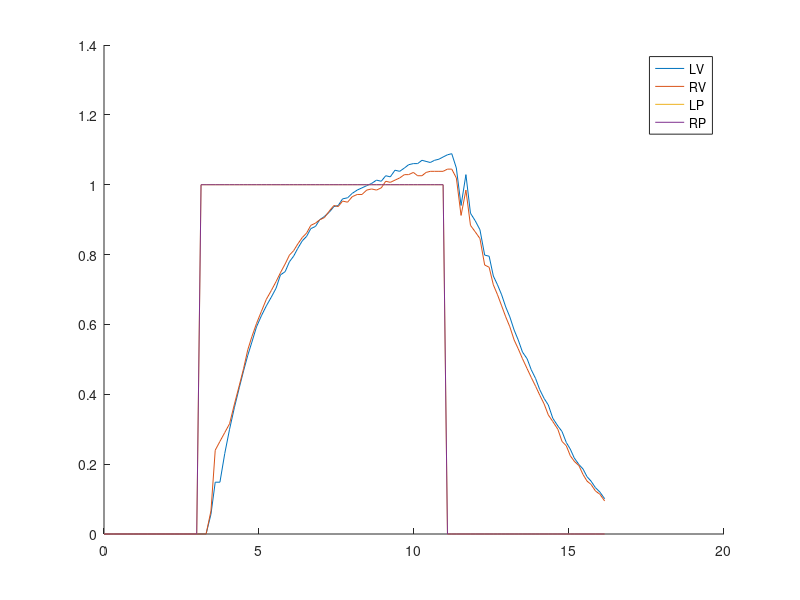
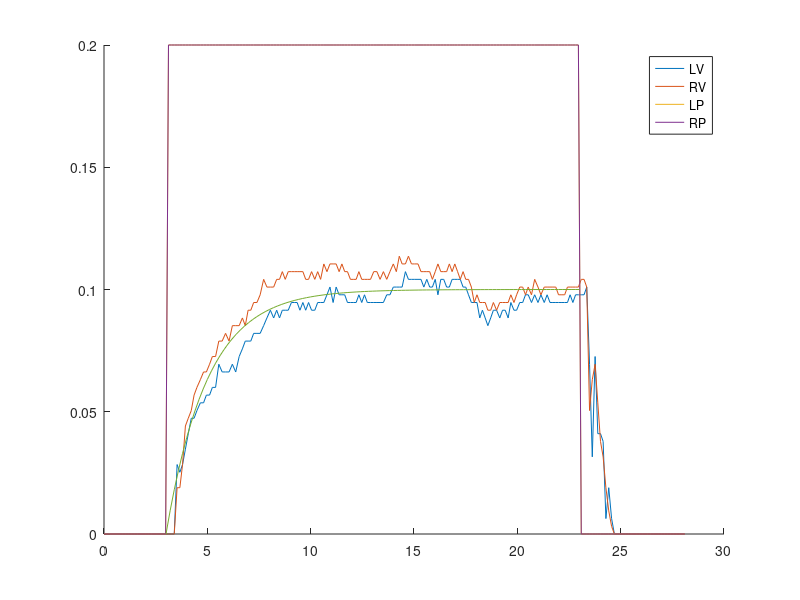
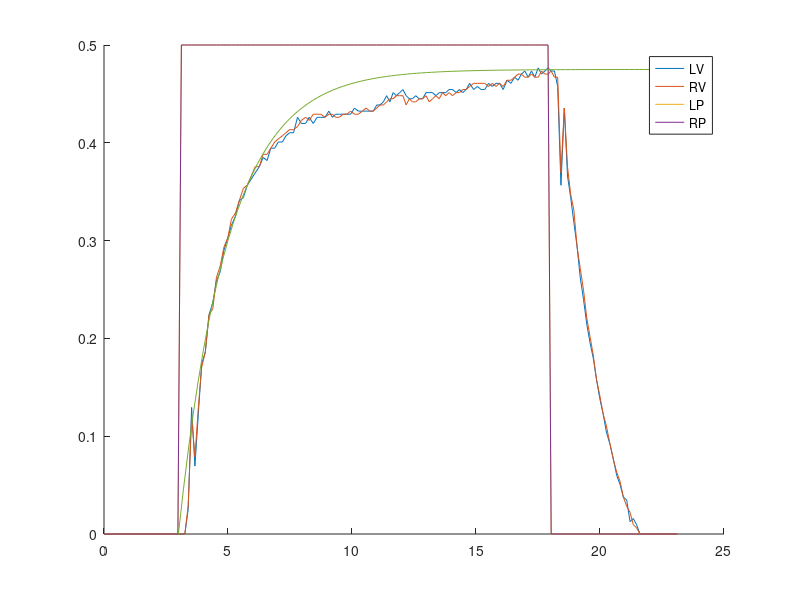
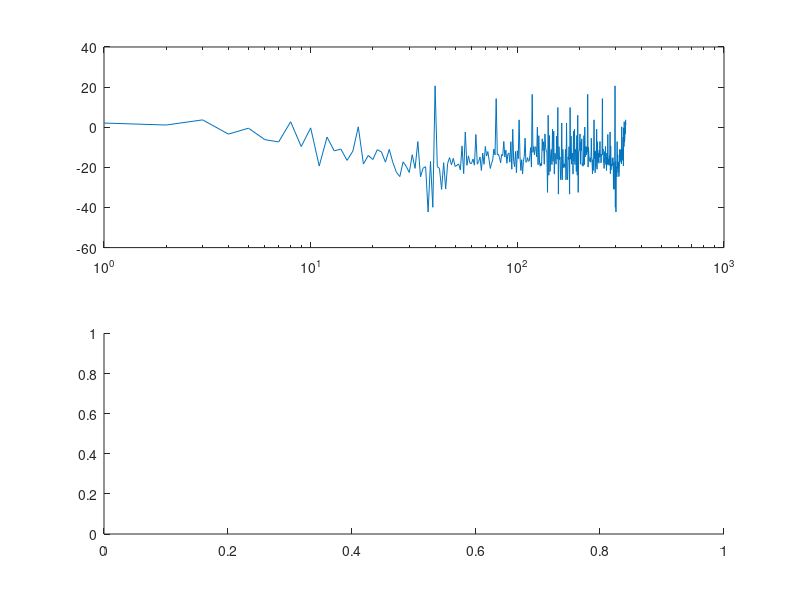

Write MATLAB code to recreate these figures, in order. (Note: this script raises an error after producing the figures.)
%% GEt data
[t5,LP5, RP5, LV5, RV5] = textread('50.txt','%f,%f,%f,%f,%f');
[t10,LP10, RP10, LV10, RV10] = textread('100.txt','%f,%f,%f,%f,%f');
[t2,LP2, RP2, LV2, RV2] = textread('20.txt','%f,%f,%f,%f,%f');

[t100,LP100, RP100, LV100, RV100] = textread('100olov.txt','%f,%f,%f,%f,%f');

%%
figure(50);
hold on;
plot(t5,LV5);
plot(t5,RV5);
plot(t5,LP5/100);
plot(t5,RP5/100);
tao50 = 0.5;
gain = 0.95;
[y,t] = step(tf([gain*tao50],[1,tao50]),20);
plot(t+3,0.5*y);
legend('LV','RV','LP','RP');
hold off;

%% 100 percent but too short
figure(10);
hold on;
plot(t10,LV10);
plot(t10,RV10);
plot(t10,LP10/100);
plot(t10,RP10/100);
legend('LV','RV','LP','RP');
hold off;


%% yo2
figure(20);
hold on;
plot(t2,LV2);
plot(t2,RV2);
plot(t2,LP2/100);
plot(t2,RP2/100);
tao20 = 0.5;
gain = 0.5
[y,t] = step(tf([gain*tao20],[1,tao20]),20);
plot(t+3,0.2*y);
legend('LV','RV','LP','RP');
hold off;

%% yo1
figure(100);
hold on;
plot(t100,LV100);
plot(t100,RV100);
plot(t100,LP100/100);
plot(t100,RP100/100);
tao100 = 0.5;
gain100 = 1.2;
[y100,to100] = step(tf([gain100*tao100],[1,tao100]),40);
plot(to100+3,y100);
legend('LV','RV','LP','RP');
hold off;

figure(101);
hold on;
plot(0.5.*(t100(1:end-1)+t100(2:end)),diff(LV100)/diff(t100));
plot(0.5.*(t100(1:end-1)+t100(2:end)),diff(RV100)/diff(t100));
plot(0.5.*(to100(1:end-1)+to100(2:end))+3,diff(y100)/diff(to100))
%plot(t5,diff(RV5));
%plot(t5,LP5/100);
%plot(t5,RP5/100);
legend('LV','RV','LP','RP');
hold off;

%%

figure(69);
hold on;
subplot(2,1,1);
semilogx(20*log10(abs(fft(LP100/100).\fft(LV100))));
subplot(2,1,2);
semilogx(phase(fft(LP100/100).\fft(LV100)));



hold off;